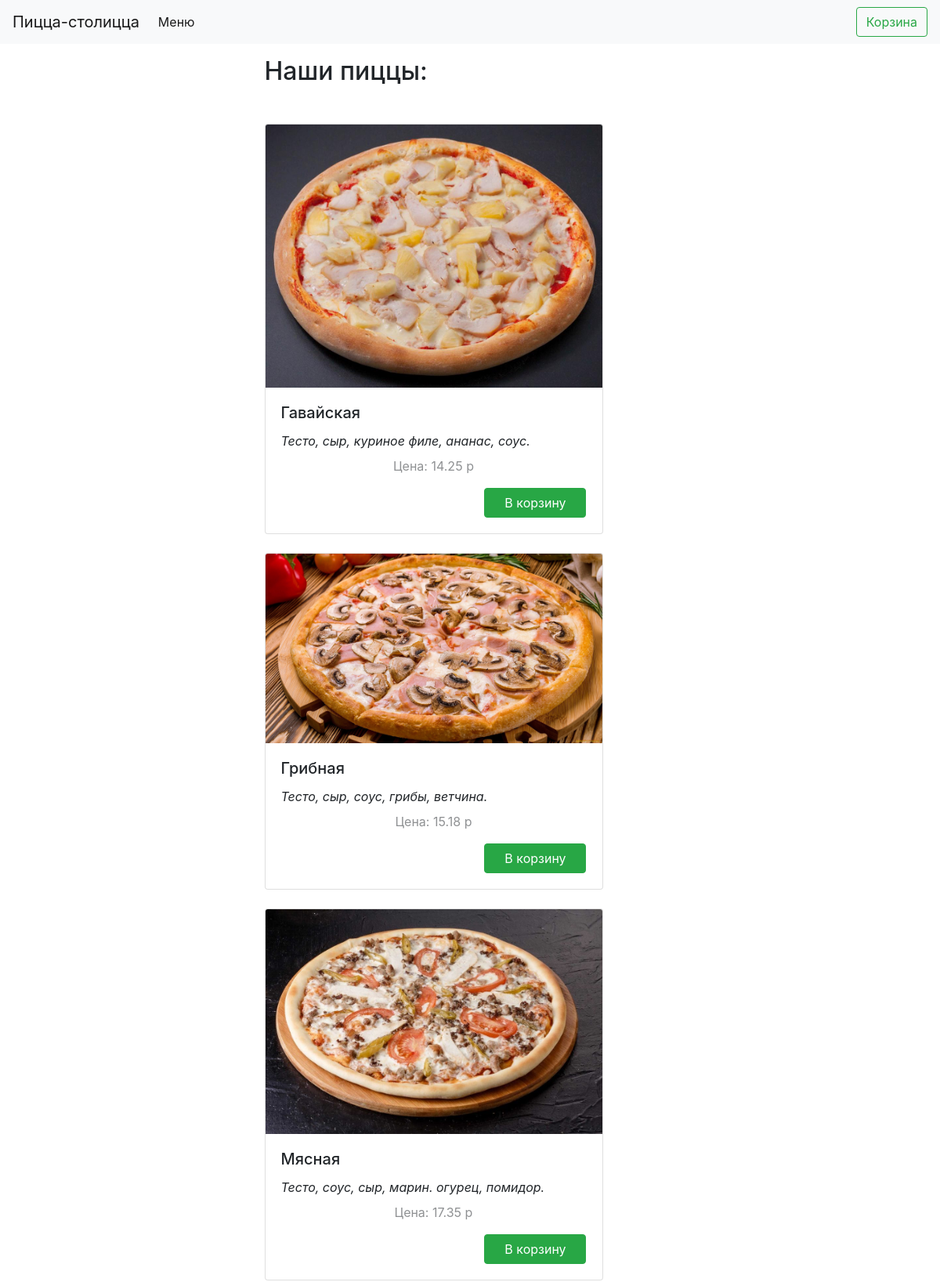
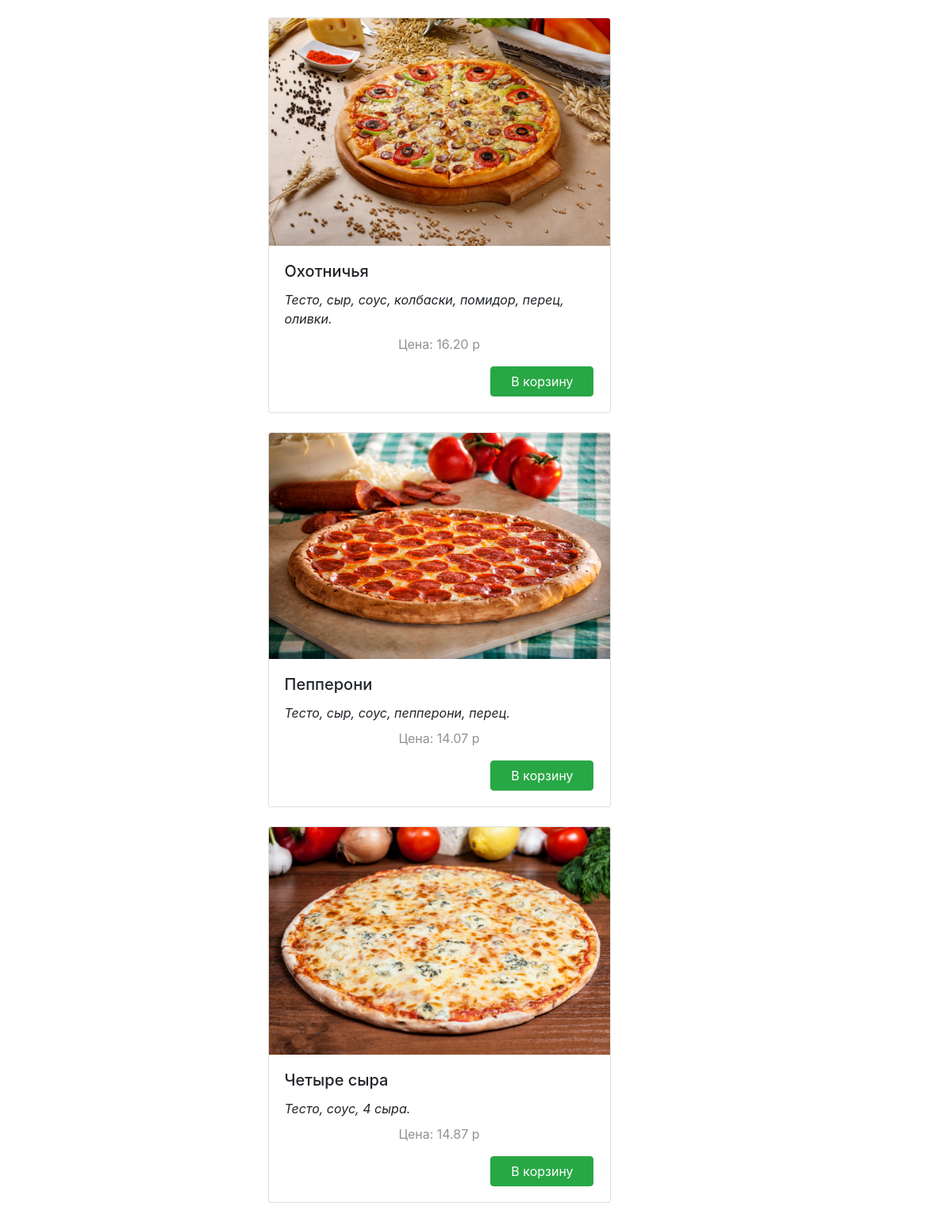
The page /pzz/ on the database its author committed (2 pictures, top to bottom).
### pzz/models.py (models this page shows, shortened)
class Pizza(models.Model):
    name = models.CharField(max_length=100, db_index=True)
    slug = models.SlugField(max_length=200, db_index=True)
    image = models.ImageField(upload_to='images/%Y/%m/%d', blank=True)
    description = models.TextField(blank=True)
    price = models.DecimalField(max_digits=10, decimal_places=2)
    class Meta:
        ordering = ('name',)
        index_together = (('id', 'slug'),)

### pzz/views.py (the view)
# urls.py: path('pzz/', pizzas_list, name='pizzas_list_url'),
def pizzas_list(request):
    pizzas = Pizza.objects.all()
    return render(request, 'pzz/index.html', context={'pizzas': pizzas})

### pzz/templates/pzz/index.html (shortened to what this page needs)
{% extends 'pzz/base.html' %}
{% block content %}
    <h2 class="mb-5">Наши пиццы:</h2>
    {% for pizza in pizzas %}
        <div class="card mb-4" style="width: 27rem;">
            <img src="{{ pizza.image.url }}" class="card-img-top" alt="...">
            <div class="card-body">
                <h5 class="card-title">{{pizza.name}}</h5>
                <em class="card-text">{{ pizza.description }}.</em>
                <p class="card-text mt-2" align="center" style="opacity: 0.5;">Цена: {{ pizza.price }} р</p>
                <a href="#" class="btn btn-success col-4 offset-md-8" role="button">В корзину</a>
            </div>
        </div>
    {% endfor %}
{% endblock %}

### pzz/templates/pzz/base.html (shortened to what this page needs)
<!DOCTYPE html>
<html lang="en">
<head>
    <link rel="stylesheet" href="https://stackpath.bootstrapcdn.com/bootstrap/4.4.1/css/bootstrap.min.css">
</head>
<body>
    <nav class="navbar navbar-expand-lg navbar-light bg-light">
      <a class="navbar-brand" href="#">Пицца-столицца</a>
      <div class="collapse navbar-collapse" id="navbarSupportedContent">
        <ul class="navbar-nav mr-auto">
          <li class="nav-item active">
            <a class="nav-link" href="{% url 'pizzas_list_url' %}">Меню</a>
          </li>
        </ul>
        <form class="form-inline my-2 my-lg-0">
          <a class="btn btn-outline-success my-2 my-sm-0" type="submit" href="{% url 'basket_detail' %}">Корзина</a>
        </form>
      </div>
    </nav>
    <div class="container mt-3">
        <div class="row1">
            <div class="col-6 offset-md-3">
                {% block content %}{% endblock %}
            </div>
        </div>
    </div>
</body>
</html>

### rows shown on the page
Pizza: image (picture), name "Гавайская", description "Тесто, сыр, куриное филе, ананас, соус", price "14.25"
Pizza: image (picture), name "Грибная", description "Тесто, сыр, соус, грибы, ветчина", price "15.18"
Pizza: image (picture), name "Мясная", description "Тесто, соус, сыр, марин. огурец, помидор", price "17.35"
Pizza: image (picture), name "Охотничья", description "Тесто, сыр, соус, колбаски, помидор, перец, оливки", price "16.20"
Pizza: image (picture), name "Пепперони", description "Тесто, сыр, соус, пепперони, перец", price "14.07"
Pizza: image (picture), name "Четыре сыра", description "Тесто, соус, 4 сыра", price "14.87"
